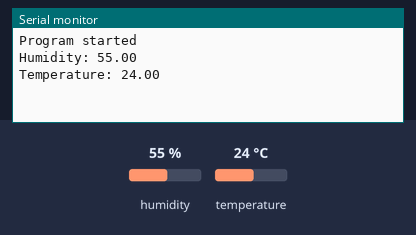
The sketch below on a simulated Arduino Uno, built with avr-gcc and run on an emulated ATmega328P. Shown: the last lines printed to the serial monitor. The test bench sets the inputs (shaded band); at power-on: humidity 55 %, temperature 24 °C.

Above: at 2.2 s.
2.3 s: humidity set to 22 %
At 3.6 s:
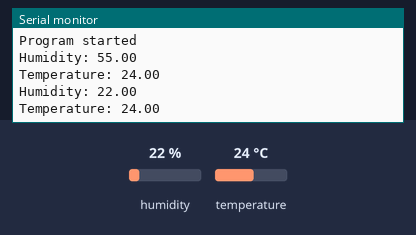
5.1 s: temperature set to 12 °C
At 6.2 s:
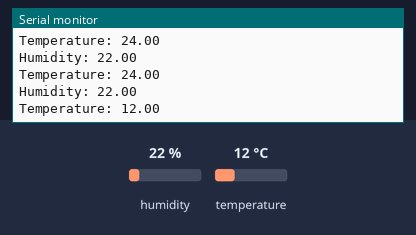
7.9 s: humidity set to 40 %
At 10.0 s:
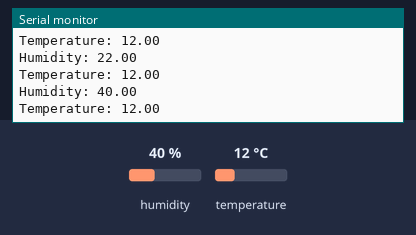
Timing chart, 0 to 11.5 s (numbered marks = the images above; inputs shaded):
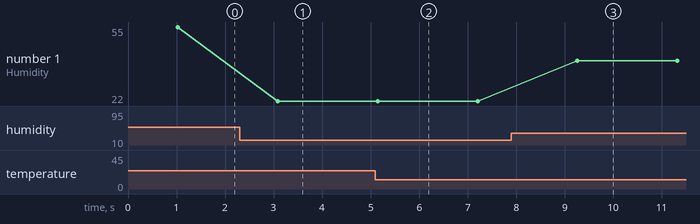

The sketch:

Arduino_uno.ino
```cpp
#include <DHT.h>
#include <SoftwareSerial.h>
#include <ArduinoJson.h>

//Initialise Arduino to NodeMCU (5=Rx & 6=Tx)
SoftwareSerial nodemcu(5, 6);

//CONNECT SENSOR'S OUTPUT PIN NUMBER
#define DHTPIN 4
//TYPE OF DHT SENSOR IN MY CASE DHT11
//Initialisation of DHT11 Sensor

DHT dht(DHTPIN, DHT11);
float temp;
float hum;

void setup() {
  Serial.begin(9600);

  dht.begin();
  nodemcu.begin(9600);
  delay(1000);

  Serial.println("Program started");
}

void loop() {

  StaticJsonBuffer<1000> jsonBuffer;
  JsonObject& data = jsonBuffer.createObject();

  //Obtain Temp and Hum data
  dht11_func();


  //Assign collected data to JSON Object
  data["humidity"] = hum;
  data["temperature"] = temp;

  //Send data to NodeMCU
  data.printTo(nodemcu);
  jsonBuffer.clear();

  delay(2000);
}


void dht11_func() {

  hum = dht.readHumidity();
  temp = dht.readTemperature();
  Serial.print("Humidity: ");
  Serial.println(hum);
  Serial.print("Temperature: ");
  Serial.println(temp);

}
```

Measured:
- after the input at 2.3 s, the serial monitor: prints a new line after 0.78 s (image 1)
- after the input at 5.1 s, the serial monitor: prints a new line after 0.06 s (image 2)
- after the input at 7.9 s, the serial monitor: prints a new line after 1.4 s (image 3)
- plotted number 1: 55 → 22 after the input at 2.3 s, 22 → 40 after the input at 7.9 s
